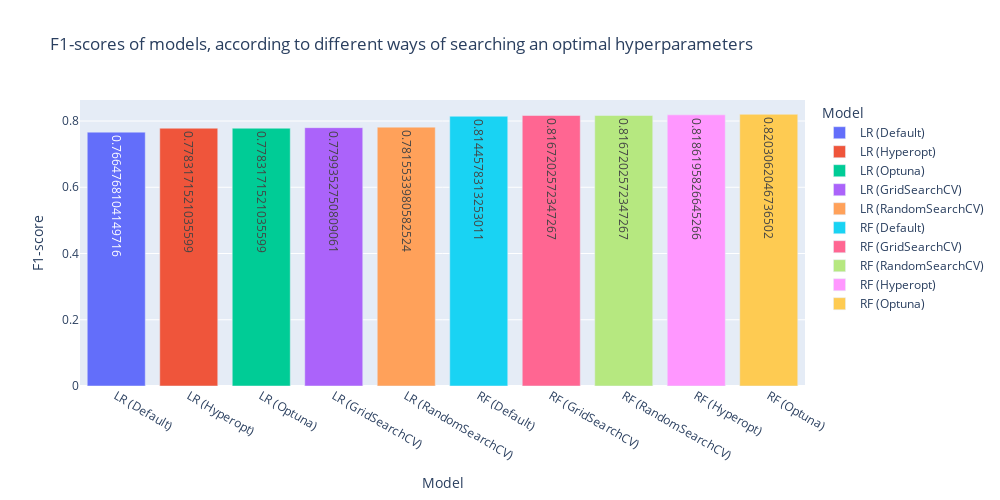

The code cell stored with this chart in its notebook:
### Code cell
#строим график
fig = px.bar(
    data_frame=df, #датафрейм
    x="Model", #ось x
    y="F1-score", #ось y
    color='Model', #расцветка в зависимости от страны
    text = 'F1-score', #текст на столбцах
    orientation='v', #ориентация графика
    height=500, #высота
    width=1000, #ширина
    title='F1-scores of models, according to different ways of searching an optimal hyperparameters' #заголовок
)

#отображаем его
fig.show()

### Figure 1 — Plotly figure (JSON) as saved in the notebook; plotly's stock layout.template omitted (floating-point values rounded to 4 significant figures)
{"data": [{"alignmentgroup": "True", "hovertemplate": "Model=%{x}<br>F1-score=%{text}<extra></extra>", "legendgroup": "LR (Default)", "marker": {"color": "#636efa", "pattern": {"shape": ""}}, "name": "LR (Default)", "offsetgroup": "LR (Default)", "orientation": "v", "showlegend": true, "text": [0.7665], "textposition": "auto", "type": "bar", "x": ["LR (Default)"], "xaxis": "x", "y": [0.7665], "yaxis": "y"}, {"alignmentgroup": "True", "hovertemplate": "Model=%{x}<br>F1-score=%{text}<extra></extra>", "legendgroup": "LR (Hyperopt)", "marker": {"color": "#EF553B", "pattern": {"shape": ""}}, "name": "LR (Hyperopt)", "offsetgroup": "LR (Hyperopt)", "orientation": "v", "showlegend": true, "text": [0.7783], "textposition": "auto", "type": "bar", "x": ["LR (Hyperopt)"], "xaxis": "x", "y": [0.7783], "yaxis": "y"}, {"alignmentgroup": "True", "hovertemplate": "Model=%{x}<br>F1-score=%{text}<extra></extra>", "legendgroup": "LR (Optuna)", "marker": {"color": "#00cc96", "pattern": {"shape": ""}}, "name": "LR (Optuna)", "offsetgroup": "LR (Optuna)", "orientation": "v", "showlegend": true, "text": [0.7783], "textposition": "auto", "type": "bar", "x": ["LR (Optuna)"], "xaxis": "x", "y": [0.7783], "yaxis": "y"}, {"alignmentgroup": "True", "hovertemplate": "Model=%{x}<br>F1-score=%{text}<extra></extra>", "legendgroup": "LR (GridSearchCV)", "marker": {"color": "#ab63fa", "pattern": {"shape": ""}}, "name": "LR (GridSearchCV)", "offsetgroup": "LR (GridSearchCV)", "orientation": "v", "showlegend": true, "text": [0.7799], "textposition": "auto", "type": "bar", "x": ["LR (GridSearchCV)"], "xaxis": "x", "y": [0.7799], "yaxis": "y"}, {"alignmentgroup": "True", "hovertemplate": "Model=%{x}<br>F1-score=%{text}<extra></extra>", "legendgroup": "LR (RandomSearchCV)", "marker": {"color": "#FFA15A", "pattern": {"shape": ""}}, "name": "LR (RandomSearchCV)", "offsetgroup": "LR (RandomSearchCV)", "orientation": "v", "showlegend": true, "text": [0.7816], "textposition": "auto", "type": "bar", "x": ["LR (RandomSearchCV)"], "xaxis": "x", "y": [0.7816], "yaxis": "y"}, {"alignmentgroup": "True", "hovertemplate": "Model=%{x}<br>F1-score=%{text}<extra></extra>", "legendgroup": "RF (Default)", "marker": {"color": "#19d3f3", "pattern": {"shape": ""}}, "name": "RF (Default)", "offsetgroup": "RF (Default)", "orientation": "v", "showlegend": true, "text": [0.8145], "textposition": "auto", "type": "bar", "x": ["RF (Default)"], "xaxis": "x", "y": [0.8145], "yaxis": "y"}, {"alignmentgroup": "True", "hovertemplate": "Model=%{x}<br>F1-score=%{text}<extra></extra>", "legendgroup": "RF (GridSearchCV)", "marker": {"color": "#FF6692", "pattern": {"shape": ""}}, "name": "RF (GridSearchCV)", "offsetgroup": "RF (GridSearchCV)", "orientation": "v", "showlegend": true, "text": [0.8167], "textposition": "auto", "type": "bar", "x": ["RF (GridSearchCV)"], "xaxis": "x", "y": [0.8167], "yaxis": "y"}, {"alignmentgroup": "True", "hovertemplate": "Model=%{x}<br>F1-score=%{text}<extra></extra>", "legendgroup": "RF (RandomSearchCV)", "marker": {"color": "#B6E880", "pattern": {"shape": ""}}, "name": "RF (RandomSearchCV)", "offsetgroup": "RF (RandomSearchCV)", "orientation": "v", "showlegend": true, "text": [0.8167], "textposition": "auto", "type": "bar", "x": ["RF (RandomSearchCV)"], "xaxis": "x", "y": [0.8167], "yaxis": "y"}, {"alignmentgroup": "True", "hovertemplate": "Model=%{x}<br>F1-score=%{text}<extra></extra>", "legendgroup": "RF (Hyperopt)", "marker": {"color": "#FF97FF", "pattern": {"shape": ""}}, "name": "RF (Hyperopt)", "offsetgroup": "RF (Hyperopt)", "orientation": "v", "showlegend": true, "text": [0.8186], "textposition": "auto", "type": "bar", "x": ["RF (Hyperopt)"], "xaxis": "x", "y": [0.8186], "yaxis": "y"}, {"alignmentgroup": "True", "hovertemplate": "Model=%{x}<br>F1-score=%{text}<extra></extra>", "legendgroup": "RF (Optuna)", "marker": {"color": "#FECB52", "pattern": {"shape": ""}}, "name": "RF (Optuna)", "offsetgroup": "RF (Optuna)", "orientation": "v", "showlegend": true, "text": [0.8203], "textposition": "auto", "type": "bar", "x": ["RF (Optuna)"], "xaxis": "x", "y": [0.8203], "yaxis": "y"}], "layout": {"barmode": "relative", "height": 500, "legend": {"title": {"text": "Model"}, "tracegroupgap": 0}, "title": {"text": "F1-scores of models, according to different ways of searching an optimal hyperparameters"}, "width": 1000, "xaxis": {"anchor": "y", "categoryarray": ["LR (Default)", "LR (Hyperopt)", "LR (Optuna)", "LR (GridSearchCV)", "LR (RandomSearchCV)", "RF (Default)", "RF (GridSearchCV)", "RF (RandomSearchCV)", "RF (Hyperopt)", "RF (Optuna)"], "categoryorder": "array", "domain": [0, 1], "title": {"text": "Model"}}, "yaxis": {"anchor": "x", "domain": [0, 1], "title": {"text": "F1-score"}}}}
